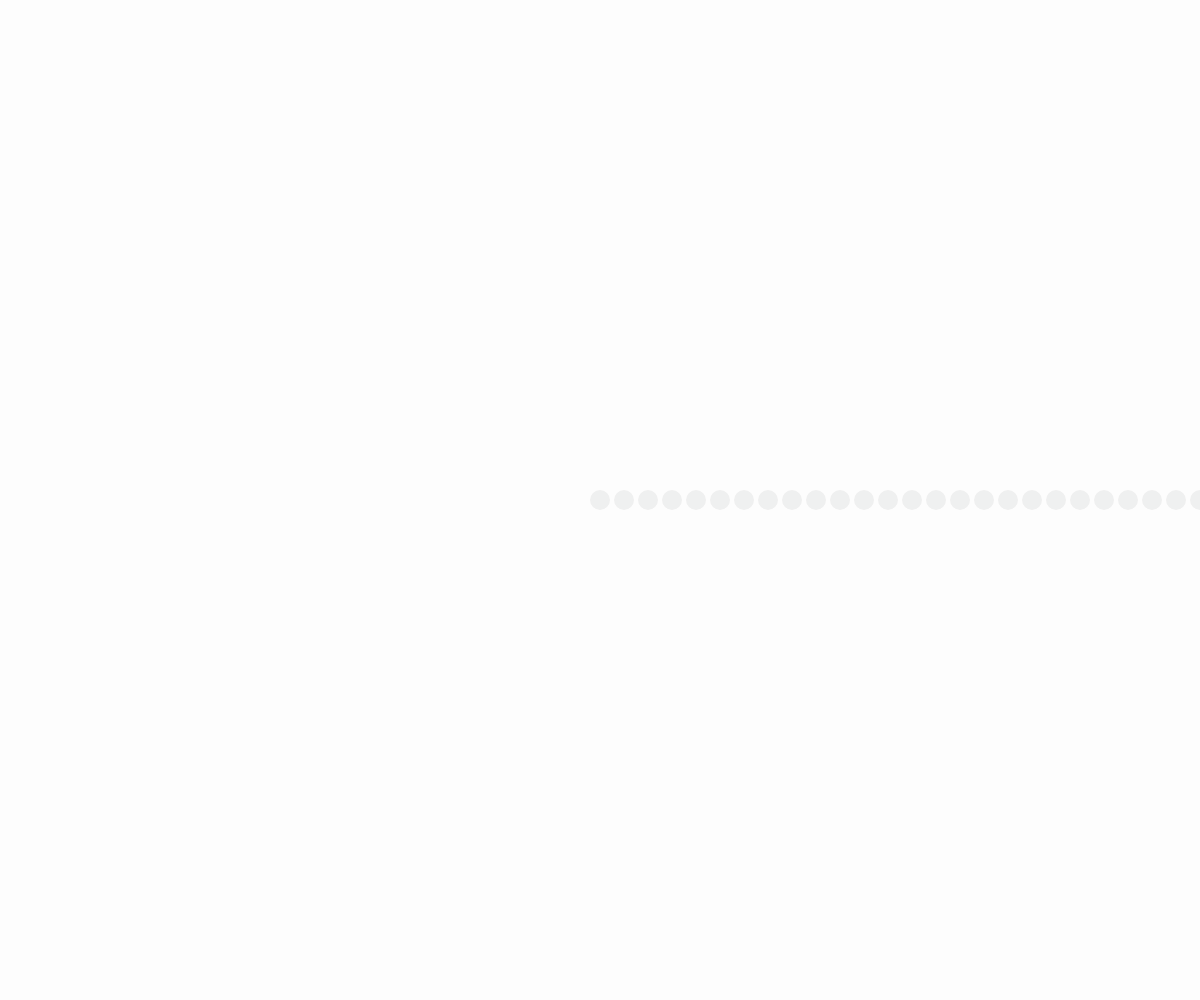
Frame 1 (no input)
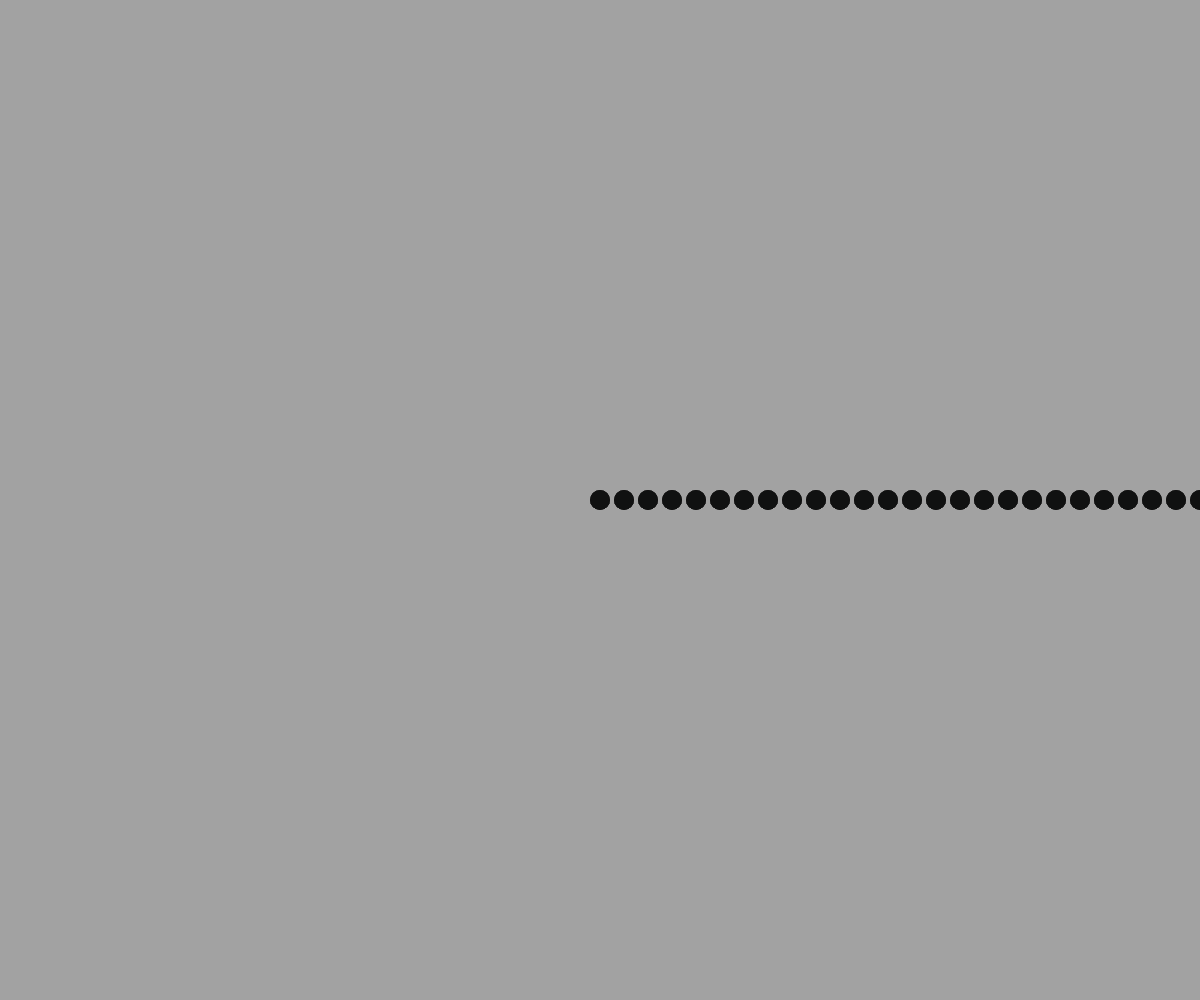
Frame 60 (no input)
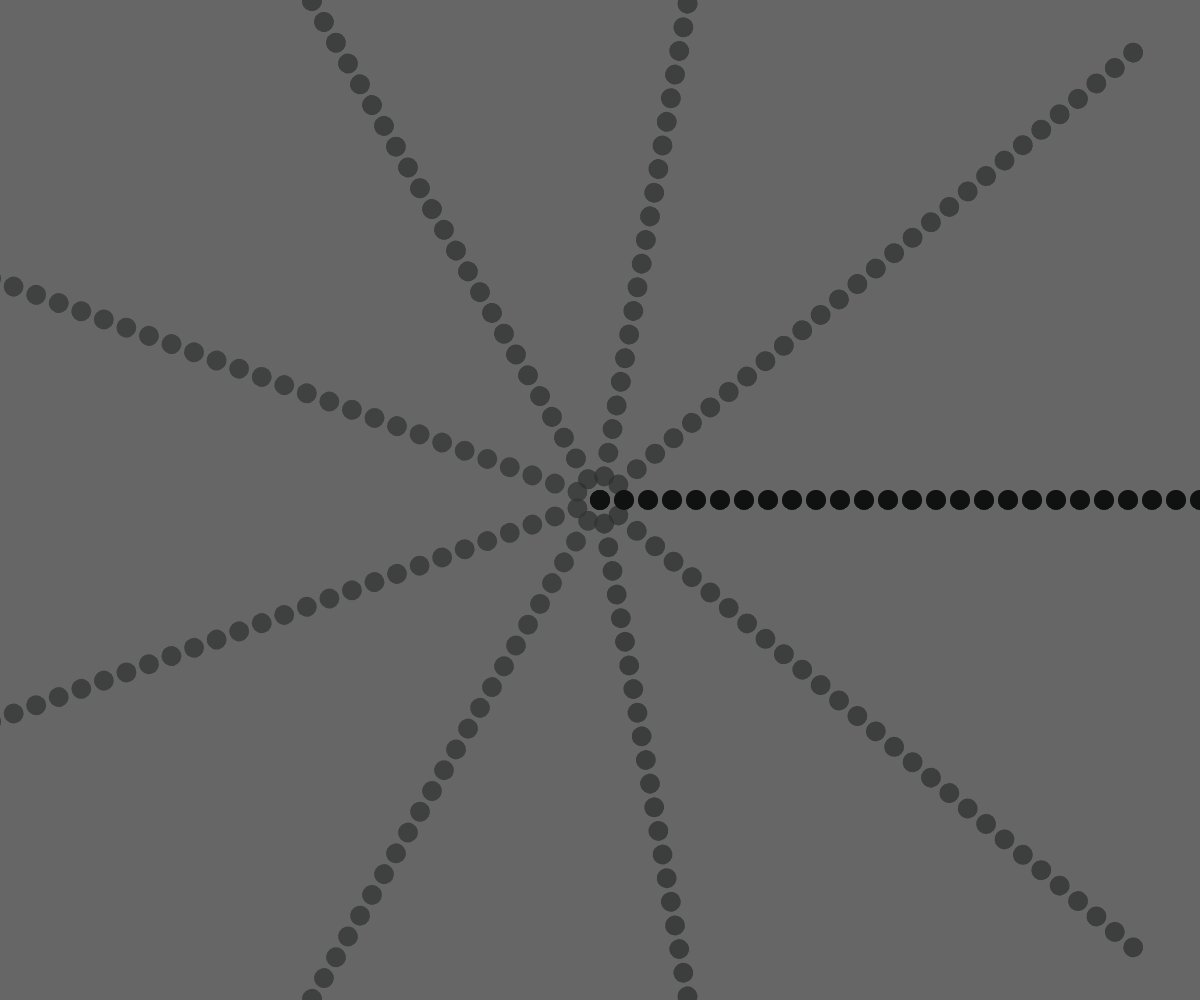
Frame 120 (the mouse pressed at the canvas centre since frame 60)

The p5.js sketch that drew these frames (run headless with seeded random() and noise() and a simulated clock; from frame 60 on, the mouse is pressed at the canvas centre):

// p5.js sketch
// ── sketch.js
let ang = 0;
//let a = random(2, 20);

function setup() {
  createCanvas(windowWidth, windowHeight);
  angleMode(DEGREES);
}
function windowResized() {
  resizeCanvas(windowWidth, windowHeight);
}
function draw() {
  background(0, 2);
  
  for(let i=0; i<30; i++){
    push();
    translate(width/2, height/2);
    rotate(ang*(mouseX+mouseY));
    fill(2, 20, 20, 15);
    noStroke();
    ellipse(i*24, 0, 20);
    pop();
   
  }
   ang += 2;

}
